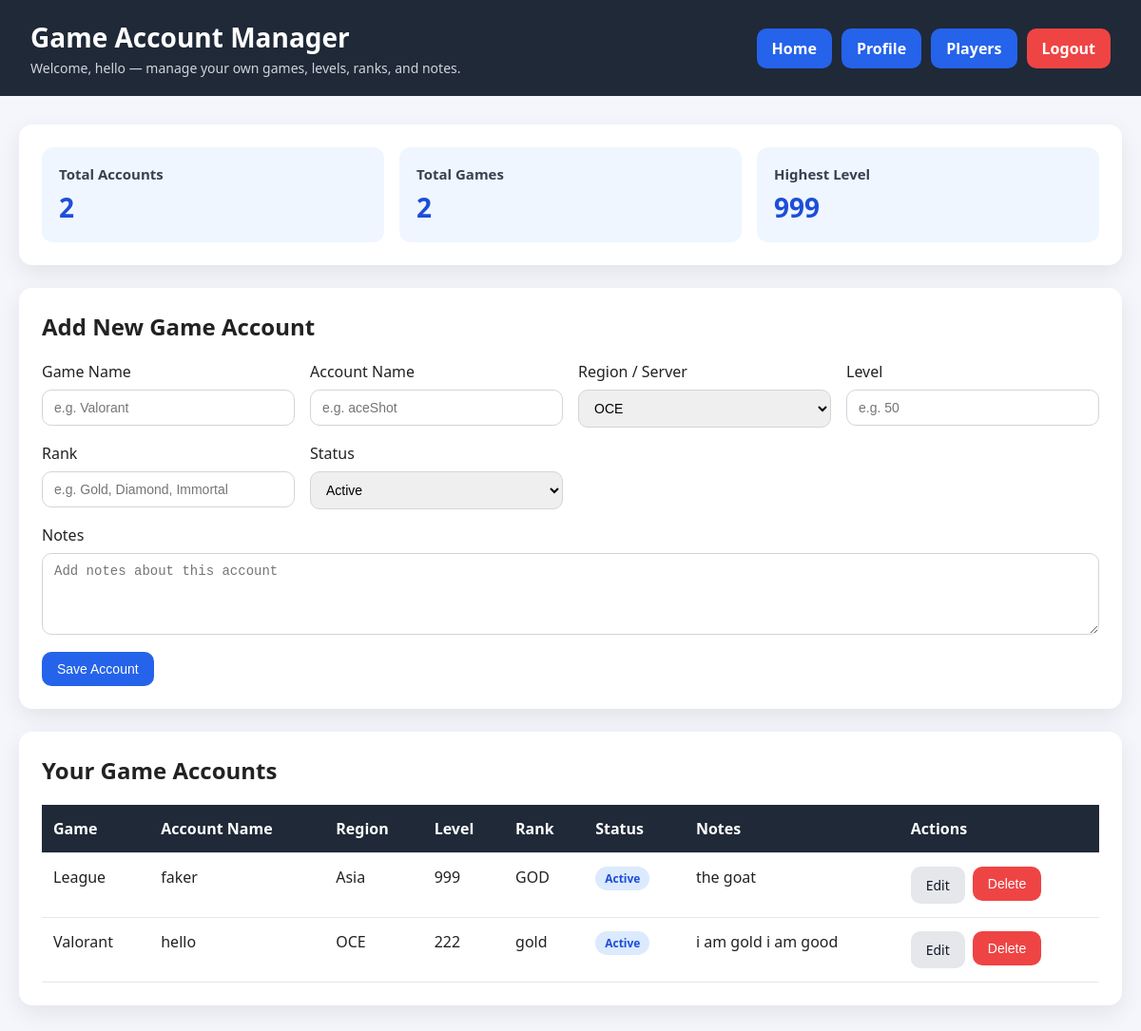
The app's page /dashboard (signed in) with its own data.
### app.py (models this page shows, shortened)
class User(db.Model):
    __tablename__ = "users"
    id: Mapped[int] = mapped_column(primary_key=True)
    first_name: Mapped[str | None] = mapped_column(String(80), nullable=True)
    last_name: Mapped[str | None] = mapped_column(String(80), nullable=True)
    dob: Mapped[date | None] = mapped_column(Date, nullable=True)
    country_code: Mapped[str | None] = mapped_column(String(10), nullable=True)
    phone_number: Mapped[str | None] = mapped_column(String(30), nullable=True)
    username: Mapped[str] = mapped_column(String(50), unique=True, nullable=False)
    email: Mapped[str] = mapped_column(String(120), unique=True, nullable=False)
    password_hash: Mapped[str] = mapped_column(String(255), nullable=False)
    is_admin: Mapped[bool] = mapped_column(default=False)
    avatar_path: Mapped[str | None] = mapped_column(String(255), nullable=True)
    created_at: Mapped[datetime] = mapped_column(DateTime, nullable=False, default=datetime.utcnow)
    updated_at: Mapped[datetime] = mapped_column(
        DateTime,
        nullable=False,
        default=datetime.utcnow,
        onupdate=datetime.utcnow,
    )
    game_accounts: Mapped[list["GameAccount"]] = relationship(
        "GameAccount",
        back_populates="user",
        cascade="all, delete-orphan",
        order_by="GameAccount.id.desc()",
    )

class GameAccount(db.Model):
    __tablename__ = "game_accounts"
    id: Mapped[int] = mapped_column(primary_key=True)
    game_name: Mapped[str] = mapped_column(String(100), nullable=False)
    account_name: Mapped[str] = mapped_column(String(100), nullable=False)
    region: Mapped[str] = mapped_column(String(50), nullable=False, default="OCE")
    level: Mapped[int] = mapped_column(Integer, nullable=False, default=1)
    rank: Mapped[str] = mapped_column(String(50), nullable=False, default="Unranked")
    status: Mapped[str] = mapped_column(String(20), nullable=False, default="Active")
    notes: Mapped[str] = mapped_column(String(500), nullable=False, default="")
    user_id: Mapped[int] = mapped_column(ForeignKey("users.id"), nullable=False)
    user: Mapped["User"] = relationship("User", back_populates="game_accounts")

### app.py (the view)
@app.route("/dashboard")
@login_required
def dashboard():
    user = get_current_user()
    if user is None:
        flash("Please log in to access that page.", "warning")
        return redirect(url_for("login"))
    edit_id = request.args.get("edit", type=int)
    editing_account = None
    if edit_id is not None:
        editing_account = GameAccount.query.filter_by(id=edit_id, user_id=user.id).first()
        if editing_account is None:
            flash("Account not found.", "danger")
            return redirect(url_for("dashboard"))
    accounts = (
        GameAccount.query.filter_by(user_id=user.id)
        .order_by(GameAccount.id.desc())
        .all()
    )
    total_accounts = len(accounts)
    total_games = len({account.game_name.lower() for account in accounts})
    highest_level = max((account.level for account in accounts), default=0)
    return render_template(
        "dashboard.html",
        user=user,
        accounts=accounts,
        total_accounts=total_accounts,
        total_games=total_games,
        highest_level=highest_level,
        editing_account=editing_account,
    )

### app.py (called while the page is built)
def get_current_user() -> User | None:
    user_id = session.get("user_id")
    if not user_id:
        return None
    return db.session.get(User, user_id)

def login_required(view_func):
    @wraps(view_func)
    def wrapped_view(*args, **kwargs):
        user = get_current_user()
        if user is None:
            session.clear()
            if is_api_request():
                return jsonify({"error": "Authentication required."}), 401
            flash("Please log in to access that page.", "warning")
            return redirect(url_for("login"))
        return view_func(*args, **kwargs)
    return wrapped_view

@app.context_processor
def inject_current_user():
    return {"current_user": get_current_user()}

### templates/dashboard.html (shortened to what this page needs)
<!DOCTYPE html>
<html lang="en">
<head>
</head>
<body>
<header>
    <div>
        <h1>Game Account Manager</h1>
        <p>Welcome, {{ user.username }} — manage your own games, levels, ranks, and notes.</p>
    </div>
   <div class="header-actions">
        <a href="{{ url_for('home') }}" class="header-btn home-btn">Home</a>
     <a href="{{ url_for('profile') }}" class="header-btn home-btn">Profile</a>
     <a href="{{ url_for('players') }}" class="header-btn home-btn">Players</a>
     <a href="{{ url_for('logout') }}" class="header-btn logout-btn">Logout</a>
</div>
</header>
<div class="container">
    <section class="card">
        <div class="stats">
            <div class="stat-box">
                <h3>Total Accounts</h3>
                <p>{{ total_accounts }}</p>
            </div>
            <div class="stat-box">
                <h3>Total Games</h3>
                <p>{{ total_games }}</p>
            </div>
            <div class="stat-box">
                <h3>Highest Level</h3>
                <p>{{ highest_level }}</p>
            </div>
        </div>
    </section>
    <section class="card">
        <h2>{{ "Edit Game Account" if editing_account else "Add New Game Account" }}</h2>
        <form method="POST" action="{% if editing_account %}{{ url_for('update_account', account_id=editing_account.id) }}{% else %}{{ url_for('add_account') }}{% endif %}">
            <div class="form-grid">
                <div class="form-group">
                    <label for="game_name">Game Name</label>
                    <input
                        id="game_name"
                        name="game_name"
                        type="text"
                        placeholder="e.g. Valorant"
                        value="{{ editing_account.game_name if editing_account else '' }}"
                        required
                    />
                </div>
                <div class="form-group">
                    <label for="account_name">Account Name</label>
                    <input
                        id="account_name"
                        name="account_name"
                        type="text"
                        placeholder="e.g. aceShot"
                        value="{{ editing_account.account_name if editing_account else '' }}"
                        required
                    />
                </div>
                <div class="form-group">
                    <label for="region">Region / Server</label>
                    <select id="region" name="region" required>
                        {% set selected_region = editing_account.region if editing_account else 'OCE' %}
                        <option value="OCE" {% if selected_region == 'OCE' %}selected{% endif %}>OCE</option>
                    </select>
                </div>
                <div class="form-group">
                    <label for="level">Level</label>
                    <input
                        id="level"
                        name="level"
                        type="number"
                        min="1"
                        placeholder="e.g. 50"
                        value="{{ editing_account.level if editing_account else '' }}"
                        required
                    />
                </div>
                <div class="form-group">
                    <label for="rank">Rank</label>
                    <input
                        id="rank"
                        name="rank"
                        type="text"
                        placeholder="e.g. Gold, Diamond, Immortal"
                        value="{{ editing_account.rank if editing_account else '' }}"
                        required
                    />
                </div>
                <div class="form-group">
                    <label for="status">Status</label>
                    {% set selected_status = editing_account.status if editing_account else 'Active' %}
                    <select id="status" name="status" required>
                        <option value="Active" {% if selected_status == 'Active' %}selected{% endif %}>Active</option>
                    </select>
                </div>
            </div>
            <div class="form-group notes-group">
                <label for="notes">Notes</label>
                <textarea
                    id="notes"
                    name="notes"
                    rows="4"
                    placeholder="Add notes about this account"
                >{{ editing_account.notes if editing_account else '' }}</textarea>
            </div>
            <div class="form-actions">
                <button type="submit" class="primary-btn">
                    {{ "Update Account" if editing_account else "Save Account" }}
                </button>
            </div>
        </form>
    </section>
    <section class="card">
        <h2>Your Game Accounts</h2>
        {% if accounts %}
            <table>
                <thead>
                    <tr>
                        <th>Game</th>
                        <th>Account Name</th>
                        <th>Region</th>
                        <th>Level</th>
                        <th>Rank</th>
                        <th>Status</th>
                        <th>Notes</th>
                        <th>Actions</th>
                    </tr>
                </thead>
                <tbody>
                    {% for account in accounts %}
                        <tr>
                            <td data-label="Game">{{ account.game_name }}</td>
                            <td data-label="Account Name">{{ account.account_name }}</td>
                            <td data-label="Region">{{ account.region }}</td>
                            <td data-label="Level">{{ account.level }}</td>
                            <td data-label="Rank">{{ account.rank }}</td>
                            <td data-label="Status">
                                <span class="tag">{{ account.status }}</span>
                            </td>
                            <td data-label="Notes">{{ account.notes or "-" }}</td>
                            <td data-label="Actions">
                                <div class="actions">
                                    <a href="{{ url_for('dashboard', edit=account.id) }}" class="link-btn secondary-btn">Edit</a>
                                    <form class="inline-form" method="POST" action="{{ url_for('delete_account', account_id=account.id) }}" onsubmit="return confirm('Delete this account?');">
                                        <button type="submit" class="danger-btn">Delete</button>
                                    </form>
                                </div>
                            </td>
                        </tr>
                    {% endfor %}
                </tbody>
            </table>
        {% else %}
            <div class="empty-state">
                <p>No game accounts yet. Add your first one above.</p>
            </div>
        {% endif %}
    </section>
</div>
</body>
</html>

### templates/dashboard.html (style rules this page uses)
* { box-sizing: border-box; }
body { margin: 0; font-family: "Segoe UI", Tahoma, Geneva, Verdana, sans-serif; background: #f4f6fb; color: #222; }
header { background: #1f2937; color: white; padding: 20px 32px; display: flex; justify-content: space-between; align-items: center; gap: 16px; flex-wrap: wrap; }
header h1 { margin: 0; font-size: 28px; }
header p { margin: 4px 0 0; font-size: 14px; color: #d1d5db; }
.header-actions { display: flex; gap: 10px; flex-wrap: wrap; }
.header-btn { display: inline-block; padding: 10px 16px; border-radius: 10px; text-decoration: none; font-weight: 600; border: none; cursor: pointer; }
.home-btn { background: #2563eb; color: white; }
.logout-btn { background: #ef4444; color: white; }
.container { max-width: 1200px; margin: 30px auto; padding: 0 20px; }
.card { background: white; border-radius: 14px; box-shadow: 0 8px 24px rgba(0, 0, 0, 0.08); padding: 24px; margin-bottom: 24px; }
.stats { display: grid; grid-template-columns: repeat(auto-fit, minmax(180px, 1fr)); gap: 16px; }
.stat-box { background: #eff6ff; border-radius: 12px; padding: 18px; }
.stat-box h3 { margin: 0 0 6px; font-size: 15px; color: #374151; }
.stat-box p { margin: 0; font-size: 28px; font-weight: bold; color: #1d4ed8; }
h2 { margin-top: 0; }
form { margin: 0; }
.form-grid { display: grid; grid-template-columns: repeat(auto-fit, minmax(220px, 1fr)); gap: 16px; }
.form-group { display: flex; flex-direction: column; gap: 8px; }
.notes-group { margin-top: 16px; }
input, select, textarea { width: 100%; padding: 10px 12px; border: 1px solid #d1d5db; border-radius: 10px; font-size: 14px; }
.form-actions { margin-top: 18px; display: flex; gap: 10px; flex-wrap: wrap; }
button, .link-btn { border: none; border-radius: 10px; padding: 10px 16px; font-size: 14px; cursor: pointer; transition: 0.2s ease; text-decoration: none; display: inline-block; }
.primary-btn { background: #2563eb; color: white; }
.secondary-btn { background: #e5e7eb; color: #111827; }
.danger-btn { background: #ef4444; color: white; }
table { width: 100%; border-collapse: collapse; margin-top: 16px; }
thead { background: #1f2937; color: white; }
th, td { text-align: left; padding: 14px 12px; border-bottom: 1px solid #e5e7eb; vertical-align: top; }
.actions { display: flex; gap: 8px; flex-wrap: wrap; }
.inline-form { display: inline; }
.tag { display: inline-block; background: #dbeafe; color: #1d4ed8; padding: 4px 10px; border-radius: 999px; font-size: 12px; font-weight: bold; }

### records on screen
User: username "hello"
GameAccount: level "999", game_name "League", account_name "faker", region "Asia", rank "GOD", status "Active", notes "the goat"
GameAccount: game_name "Valorant", account_name "hello", region "OCE", level "222", rank "gold", status "Active", notes "i am gold i am good"

### other values on screen
{{ total_accounts }} "2"
{{ total_games }} "2"
{{ "Edit Game Account" if editing_account else "Add New Game Account" }} "Add New Game Account"
{{ "Update Account" if editing_account else "Save Account" }} "Save Account"
